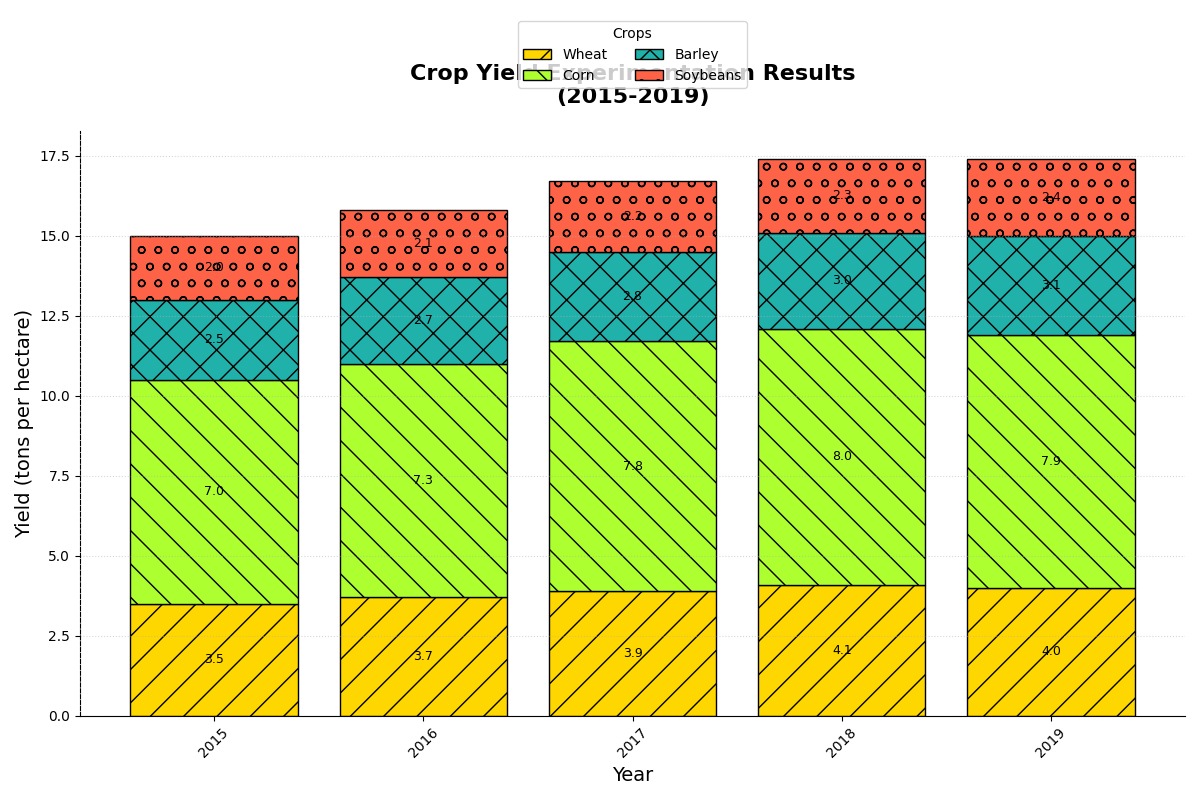

Write Python code to recreate this figure.
import matplotlib.pyplot as plt
import numpy as np

years = np.arange(2015, 2020)
crops = ['Wheat', 'Corn', 'Barley', 'Soybeans']

wheat_yield = [3.5, 3.7, 3.9, 4.1, 4.0]
corn_yield = [7.0, 7.3, 7.8, 8.0, 7.9]
barley_yield = [2.5, 2.7, 2.8, 3.0, 3.1]
soybean_yield = [2.0, 2.1, 2.2, 2.3, 2.4]

colors = ['#FFD700', '#ADFF2F', '#20B2AA', '#FF6347']

fig, ax = plt.subplots(figsize=(12, 8))

ax.bar(years, wheat_yield, label='Wheat', hatch='/', color=colors[0], edgecolor='black')
ax.bar(years, corn_yield, bottom=wheat_yield, label='Corn', hatch='\\', color=colors[1], edgecolor='black')
ax.bar(years, barley_yield, bottom=np.array(wheat_yield) + np.array(corn_yield), label='Barley', hatch='x', color=colors[2], edgecolor='black')
ax.bar(years, soybean_yield, bottom=np.array(wheat_yield) + np.array(corn_yield) + np.array(barley_yield), label='Soybeans', hatch='o', color=colors[3], edgecolor='black')

ax.set_title("Crop Yield Experimentation Results\n(2015-2019)", fontsize=16, fontweight='bold', pad=20)
ax.set_xlabel("Year", fontsize=14)
ax.set_ylabel("Yield (tons per hectare)", fontsize=14)

plt.xticks(years, rotation=45)

ax.legend(title='Crops', loc='upper center', ncol=2, bbox_to_anchor=(0.5, 1.2), fontsize=10)

ax.yaxis.grid(True, linestyle=':', alpha=0.5)

ax.spines['top'].set_visible(False)
ax.spines['right'].set_visible(False)
ax.spines['left'].set_linestyle('dashed')

for i in range(len(years)):
    height_sum = 0
    for yield_data, hatch_pattern in zip([wheat_yield, corn_yield, barley_yield, soybean_yield], ['/','\\','x','o']):
        height_sum += yield_data[i]
        ax.text(years[i], height_sum - yield_data[i]/2, f'{yield_data[i]}', ha='center', va='center', color='black', fontsize=9)

plt.tight_layout()
plt.show()
